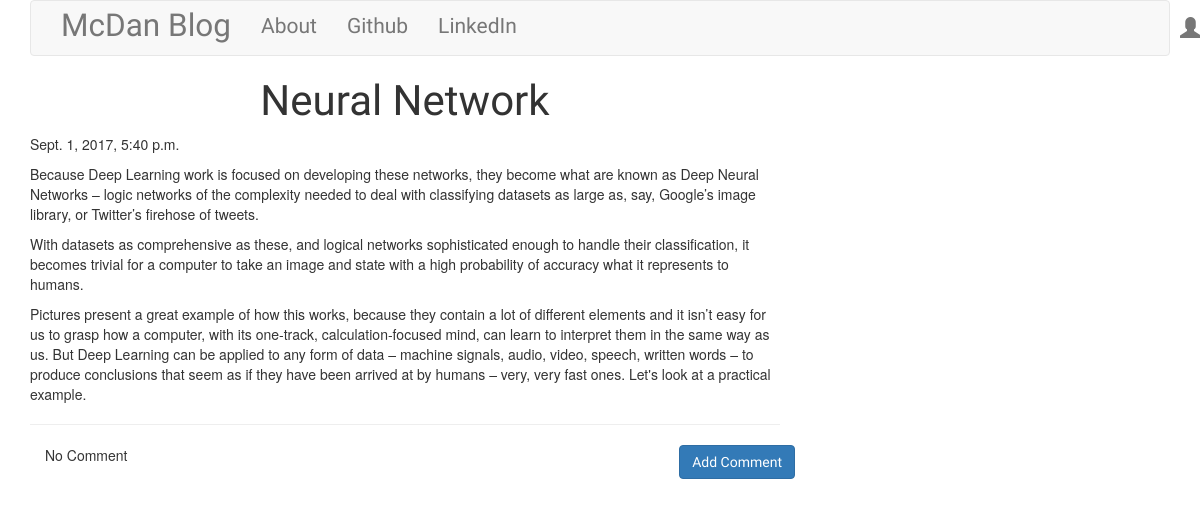
The app's page /post/4 with its own data.
### blog/models.py (models this page shows, shortened)
class Post(models.Model):
    author = models.ForeignKey('auth.User') # Link author with authporization
    title = models.CharField(max_length = 200)
    text = models.TextField()
    created_date = models.DateTimeField(auto_now=True)
    published_date = models.DateTimeField(blank=True, null=True)

### blog/views.py (the view)
# urls.py: url(r'^post/(?P<pk>\d+)$', views.PostDetailView.as_view(), name='post_detail'),
class PostDetailView(DetailView):
    model = Post

### blog/templates/blog/post_detail.html (shortened to what this page needs)
{% extends 'blog/base.html' %}
{% block body_block %}
  <h1 class="posttitle loader">{{ post.title }}</h1>
  {% if post.published_date %}
    {{ post.published_date }}
  {% else %}
    <a class="btn btn-default" href="{% url 'post_publish' pk=post.pk %}">Publish</a>
  {% endif %}
  <p class="postcontent">{{ post.text|safe|linebreaksbr }}</p>
  <hr>
  <a class="btn btn-primary btn-comment" href="{% url 'add_comment_to_post' pk=post.pk %}">Add Comment</a>
  <div class="container">
    {% for comment in post.comments.all %}
      <br>
      {% if user.is_authenticated or comment.approved_comment %}
        {{ comment.created_date }}
        {% if not comment.approved_comment %}
          <a class="btn btn-default" href="{% url 'comment_remove' pk=comment.pk %}">
            <span class="glyphicon glyphicon-remove"></span>
          </a>
          <a class="btn btn-primary" href="{% url 'comment_approve' pk=comment.pk %}">
            <span class="glyphicon glyphicon-ok"></span>
          </a>
        {% endif %}
        <p>{{ comment.text|safe|linebreaks }}</p>
        <p>Posted by: {{ comment.author }}</p>
      {% endif %}
      {% empty %}
      <p>No Comment</p>
    {% endfor %}
  </div>
{% endblock %}

### blog/static/css/blog.css (style rules this page uses)
h1 { font-family: 'Montserrat', sans-serif; }
a { font-family: 'Vidaloka', serif; }
.posttitle { font-family: 'Berkshire Swash', cursive; font-size: 3em; text-align: center; }
.postcontent { font-family: 'Gloria Hallelujah', cursive; font-size: 1.5em; }
.btn-comment { position: absolute; right: 0px; }

### records on screen
Post: title "Neural Network", published_date "Sept. 1, 2017, 5:40 p.m.", text "Because Deep Learning work is focused on developing these networks, they become what are known as Deep Neural Networks – logic networks of the complexity needed to deal with classifying datasets as large as, say, Google’s image library, or Twitter’s firehose of tweets. With datasets as comprehensive as these, and logical networks sophisticated enough to handle their classification, it becomes trivial for a computer to take an image and state with a high probability of accuracy what it represents to humans. Pictures present a great example of how this works, because they contain a lot of different elements and it isn’t easy for us to grasp how a computer, with its one-track,…"
